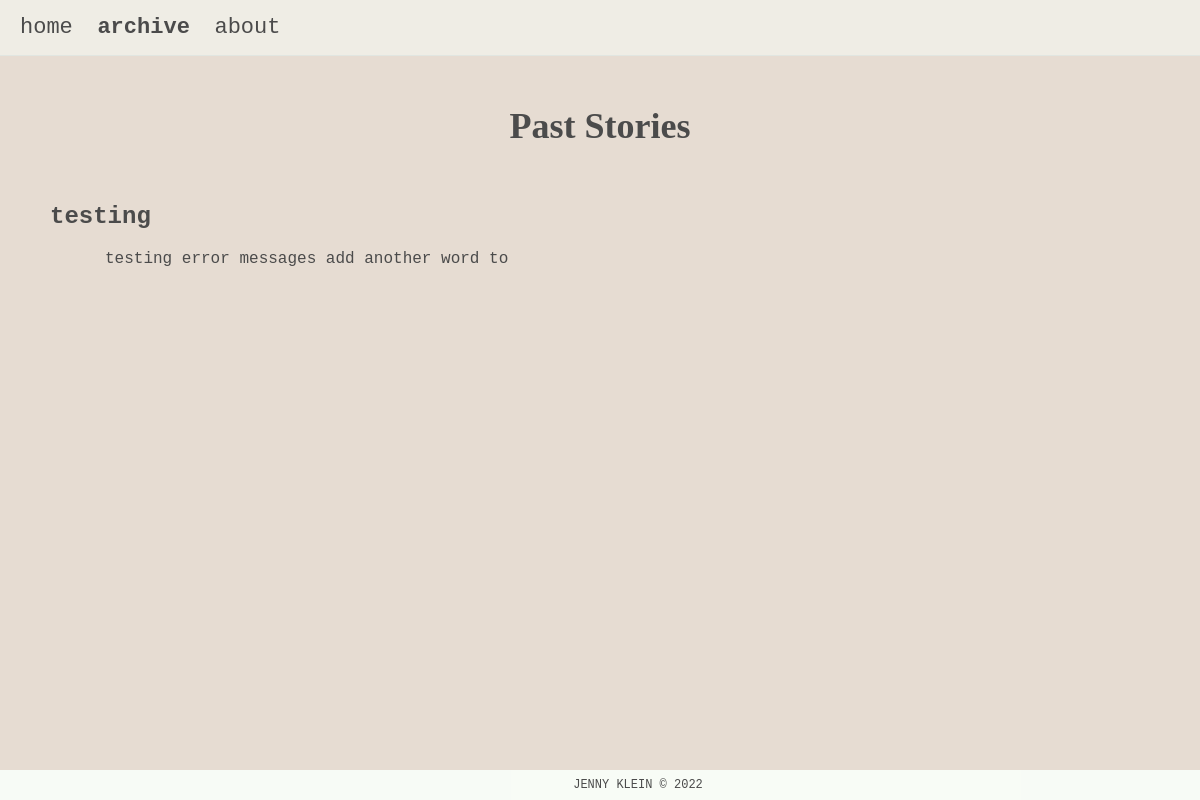
Page /archive on the earlier database version.
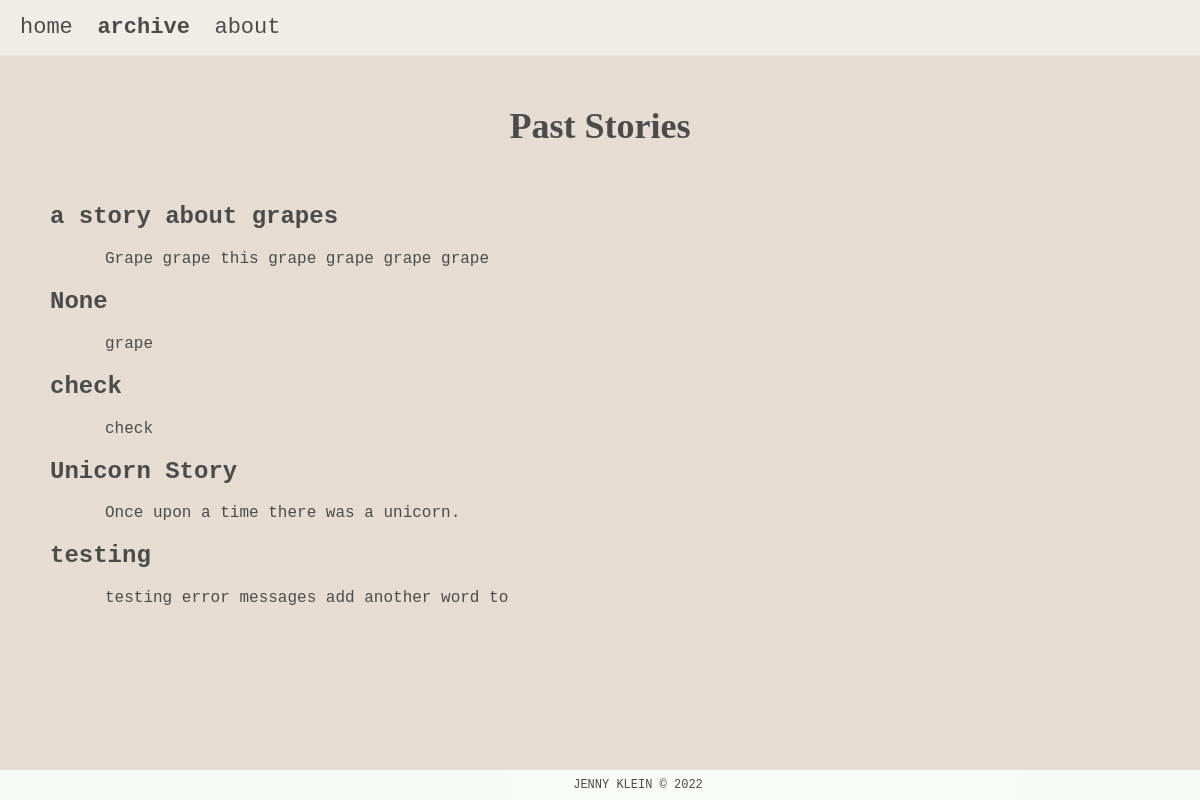
Same page on the later database version.
### tables this page shows
CREATE TABLE stories (id INTEGER PRIMARY KEY, title TEXT, story_content TEXT,story_id INTEGER, FOREIGN KEY(story_id) REFERENCES words(story_id));

### app.py (the view)
@app.route('/archive', methods=["GET","POST"])
def archive():
    cur = connect().cursor()
    global currStory
    stories_from_db = cur.execute('SELECT * FROM stories').fetchall()
    archived_stories = {}
    for row in stories_from_db:
        archived_stories[row[3]] = {'title': row[1], 'content': row[2]}
    return render_template('archive.html',stories=archived_stories)

### helpers.py (called while the page is built)
def connect():
    return sqlite3.connect('test.db')

### templates/archive.html
{% extends "layout.html" %}
{% block nav %}
  <nav>
      <ul class="nav-bar">
          <li class='nav-item'><a href='/'>home</a></li>
          <li class='nav-item active'><a href='/archive'>archive</a></li>
          <li class='nav-item'><a href='/about'>about</a></li>
      </ul>
  </nav>
{% endblock %}
{% block main %}
    <header>
      <h1>Past Stories</h1>
    </header>
    <div class='stories'>
        {% for story in stories|reverse %}
          <h2>{{stories[story].title}}</h2>
          <p>{{stories[story].content}}<p>
        {% endfor %}
    </div>
{% endblock %}

### templates/layout.html (shortened to what this page needs)
<!DOCTYPE html>
<html lang="en">
    <head>
        <link rel="stylesheet" href="/static/word_style.css">
    </head>
    <body>
        {% block nav %}{% endblock %}
        <main>
            {% block main %}{% endblock %}
        </main>
        <footer>
            <p>JENNY KLEIN &#169; 2022</p>
        </footer>
    </body>
</html>

### static/word_style.css (style rules this page uses)
body { background-color: rgb(230, 220, 210); font-family: 'Courier New', Courier, monospace; font-weight: 400; text-align: left; color: rgb(75, 75, 75); margin: 0px; }
header { padding: 25px 0px 12px 0px; }
h1, #add_title { text-align: center; font-weight: bolder; font-size: 36px; font-family: Georgia, 'Times New Roman', Times, serif; }
main { padding: 0px 50px 50px 50px; }
p { text-indent: 5%; }
a { text-decoration: none; color: teal; transition: color .5s; }
nav { border-bottom: 1px solid rgb(225,230,225); background-color: rgba(250,255,250,.5); margin: 0px; padding: 0px; }
.nav-bar { padding: 15px; margin: 0px 0px 0px 5px; }
.nav-item { list-style: none; display: inline-block; margin-right: 15px; }
.active { font-weight: bold; }
.nav-item > a { text-decoration: none; color: rgb(75, 75, 75); transition: color .5s; font-size: 22px; }
footer { text-align: center; position: fixed; background-color: rgba(250,255,250,.9); bottom: 0; width: 100%; padding: 8px; }
footer > p { margin: 0px; font-size: 12px; }

Differences in the rows shown:
added stories: title "a story about grapes", story_content "Grape grape this grape grape grape grape"
added stories: story_content "grape"
added stories: title "check", story_content "check"
added stories: title "Unicorn Story", story_content "Once upon a time there was a unicorn."
Other differences:
new list line: "None"
